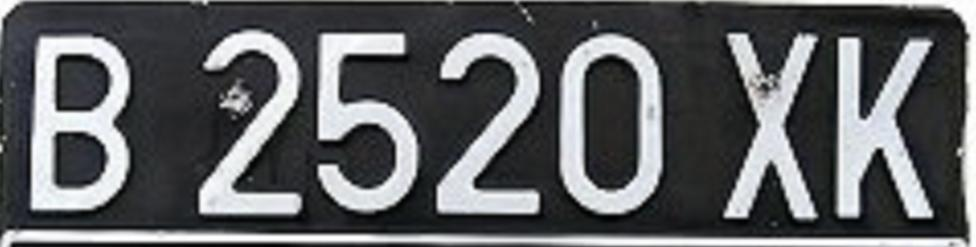
#> input picture 08 - Midterm Test Clustering/gambar-1.jpg, 976 x 247 px; its folder holds only this picture in this run
$ jupyter execute --allow-errors Clustering_Image_Segmentation_Midterm.ipynb
#> lines starting #> are read from the running program, lines starting #| are printed output that depends on the picture; after the words box and inside, x2 and y2 are one past the last pixel; in counts of white or black regions, pixels touching at a corner belong together
#> further down, img is the input picture: shape (247, 976, 3); mean B, G, R 99.1, 96.9, 95.2
# Midterm Clustering Challenge

## What To Do

Based on the case presentation, you are asked to,

1. Select 5 license plate images for each group member from the dataset provided.
2. Segment the number plate image to clarify the characters on the number plate.
3. You can use the K-Means algorithm as explained in the previous practicum or use another clustering algorithm.
4. You are allowed to carry out data preprocessing on the image such as,
    - Change the color space
    - Dimensional reduction
    - etc
5. Show image comparison between before and after segmentation

**Open Challenge**
 - How to evaluate segmentation results?
 - Apply to this case!

**Notes:**
1. The image loading process is exemplified using the OpenCV library
2. By default, openCV will load images in BGR format

## Library

[cell 1]
import pandas as pd
import cv2 as cv
import numpy as np
from sklearn.metrics import f1_score
from scipy.stats import entropy
import matplotlib.pyplot as plt
from sklearn.cluster import KMeans
from google.colab.patches import cv2_imshow

## Method

[cell 2]
def plot_image(data):
    """
    Plot five images in one figure.

    Args:
        data (list): A list of numpy arrays representing images.

    Returns:
        None
    """
    fig, ax = plt.subplots(1, 5, figsize=(10, 10))

    for i in range(len(data)):
        ax[i].imshow(data[i])
        ax[i].axis('off')

    plt.show()

def preprocessing(img, typeby):
    """
    Perform preprocessing steps on an image.

    Args:
        img (numpy array): An image to be preprocessed.
        typeby (str): The type of preprocessing to be applied.

    Returns:
        numpy array: The preprocessed image.
    """
    preprocessed_img = img

    if typeby == 'grayscale':
        preprocessed_img = cv.cvtColor(img, cv.COLOR_BGR2GRAY)
    elif typeby == 'binary':
        gray_img = cv.cvtColor(img, cv.COLOR_BGR2GRAY)
        _, preprocessed_img = cv.threshold(gray_img, 127, 255, cv.THRESH_BINARY)
    elif typeby == 'blur':
        preprocessed_img = cv.GaussianBlur(img, (5, 5), 0)

    return preprocessed_img

def segment_image(img, n_clusters):
    """
    Segment an image using K-Means algorithm.

    Args:
        img (numpy array): An image to be segmented.
        n_clusters (int): The number of clusters to be used.

    Returns:
        numpy array: The segmented image.
    """
    img_reshaped = img.reshape(-1, 3)

    kmeans = KMeans(n_clusters=n_clusters)
    kmeans.fit(img_reshaped)

    labels = kmeans.labels_

    labels_reshaped = labels.reshape(img.shape[0], img.shape[1])

    return labels_reshaped

def compare_images(img1, img2):
    """
    Compare two images in one figure.

    Args:
        img1 (numpy array): The first image to be compared.
        img2 (numpy array): The second image to be compared.

    Returns:
        None
    """
    fig, ax = plt.subplots(1, 2, figsize=(10, 5))
    ax[0].imshow(img1)
    ax[0].axis('off')
    ax[1].imshow(img2)
    ax[1].axis('off')

    plt.show()

## Preprocessing

### Plot 5 Image

[cell 3]
data = []

#> (the rest of this cell did not finish here and is left out)

[cell 4]
data_segmented = []

for i in data:
  preprocessed_img = preprocessing(i, 'grayscale')
  img_segmented = segment_image(i, 2)
  data_segmented.append(img_segmented)
  compare_images(i, img_segmented)
#> this loop made 1 pass
#> pass 1, in segment_image, `labels_reshaped = labels.reshape(img.shape[0], img.shape[1])`:
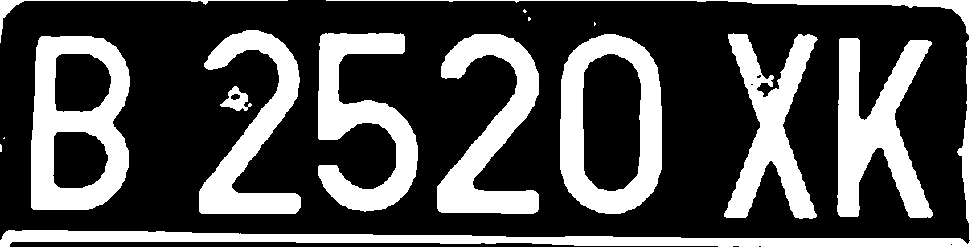
#> labels_reshaped: shape (247, 976) int32; values 0 (black) and 1 (white), 30.5% white; 15 white regions (5 under 20 px), largest, box (x1, y1, x2, y2) and area: (0, 0, 976, 247) 13173, (31, 36, 130, 210) 9903, (560, 34, 662, 214) 8885
#> pass 1, in compare_images, `plt.show()`:
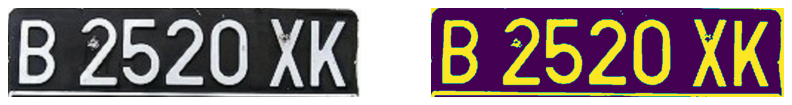
#> figure drawn by matplotlib, 2 panels
#> after the loop, data_segmented = 1 item

[cell 5]
plot_image(data_segmented)
#> the loop in plot_image, `for i in range(len(data)):` made 1 pass
#> `gt_binary = np.where(gt > 0, 1, 0)`:
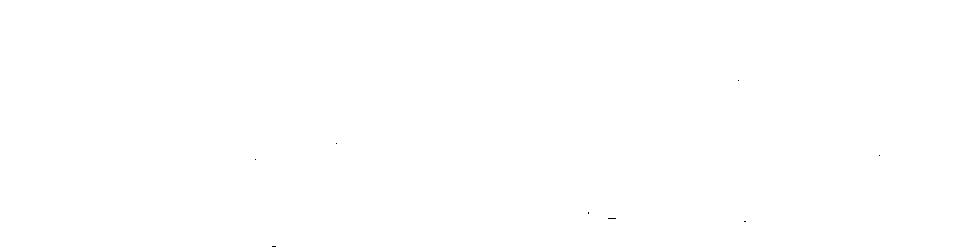
#> gt_binary: shape (247, 976) int64; values 0 (black) and 1 (white), 100% white; black in thin lines or dots, all inside (x1, y1, x2, y2) = (255, 80, 880, 247)
#> `f_measure = f1_score(gt_resized.flatten(), segmented_img.flatten(), av..`: f_measure = 8.3e-05
#> `ent = entropy(segmented_img.flatten())`: ent = 11.2

## Evaluation

[cell 6]
evaluation = []

#> (the rest of this cell did not finish here and is left out)
